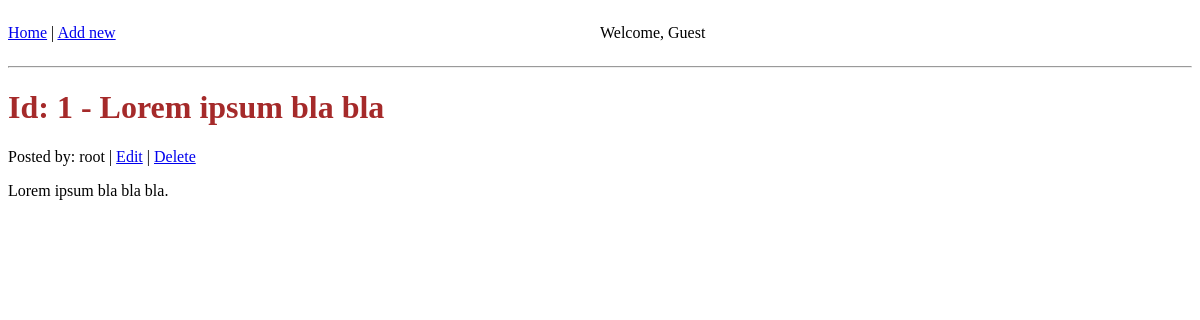
The page /post/1/ on the database as committed earlier.
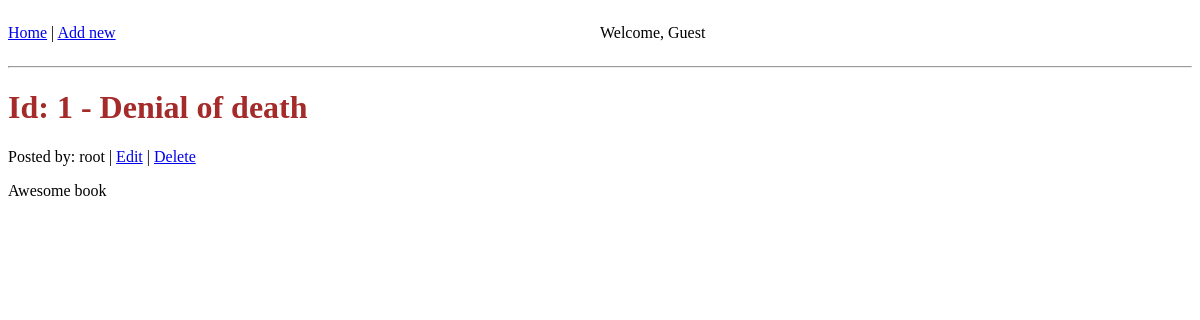
The same page on the database as committed later.
### blog/models.py (models this page shows, shortened)
class Post(models.Model):
    author = models.ForeignKey('auth.User', on_delete=models.CASCADE)
    body = models.TextField(blank=True)
    title = models.CharField(max_length=20)

### blog/views.py (the view)
# urls.py: path('post/<int:pk>/', BlogDetailView.as_view(), name='detail'),
class BlogDetailView(DetailView):
    model = Post
    template_name = 'detail.html'
    context_object_name = 'post'

### blog/templates/detail.html (shortened to what this page needs)
{% extends 'base.html' %}
{% block content %}
<h1>Id: {{ post.id }} - {{ post.title }}</h1>
<p>Posted by: {{ post.author }}
    |
    <a href="{% url 'edit' post.id %}">Edit</a>
    |
    <a href="{% url 'delete' post.id %}">Delete</a>
</p>
<div>
    <p>
        {{ post.body }}
    </p>
</div>
{% endblock %}

Rows that differ between the two databases and show on the page:
changed Post "root": title "Lorem ipsum bla bla" → "Denial of death"; body "Lorem ipsum bla bla bla." → "Awesome book"
